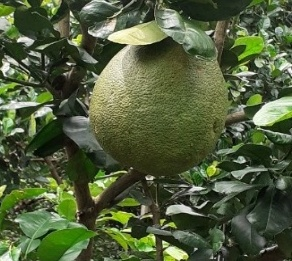
#> input picture XLA/test/Buoi_00086.jpg, 292 x 261 px
$ python -i Chapter3.py   (imports and definitions only)   (older library calls are emulated)
#> lines starting #> are read from the running program, lines starting #| are printed output that depends on the picture
#> further down, picture is the input picture: shape (261, 292, 3); mean B, G, R 60.6, 94.3, 81.4
import numpy as np
import cv2

L = 256

# 1
# [155 lines left out: functions Negative, Logarit, Power, PiecewiseLinear, Histogram, HistEqual and 3 more, not called in this run]

# 10
def GaussFilter(imgin):
    imgout = cv2.GaussianBlur(imgin,(43,43),7.0)
    return imgout

# 11
# [46 lines left out: functions BoxFilter, Threshold, MedianFilter, Sharpen, not called in this run]
# 15
def Gradient(imgin):
    sobel_x = np.array([[-1,-2,-1],[0,0,0],[1,2,1]])
    sobel_y = np.array([[-1,0,1],[-2,0,2],[-1,0,1]])

    # Đạo hàm cấp 1 theo hướng x
    mygx = cv2.filter2D(imgin, cv2.CV_32FC1, sobel_x)
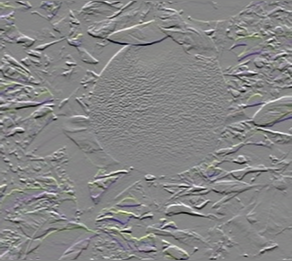
#> mygx: shape (261, 292, 3) float32; mean B, G, R 0, 0.1, 0.1; drawn with min black and max white
    # Đạo hàm cấp 1 theo hướng y
    mygy = cv2.filter2D(imgin, cv2.CV_32FC1, sobel_y)
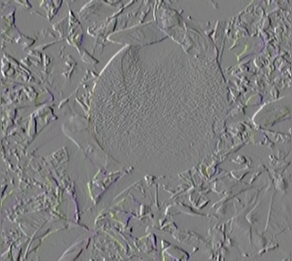
#> mygy: shape (261, 292, 3) float32; mean B, G, R -0.3, -0.7, -0.6; drawn with min black and max white

    # Lưu ý: cv2.Sobel có hướng x nằm ngang
    # ngược lại với sách Digital Image Processing
    gx = cv2.Sobel(imgin,cv2.CV_32FC1, dx = 1, dy = 0)
    gy = cv2.Sobel(imgin,cv2.CV_32FC1, dx = 0, dy = 1)

    imgout = abs(gx) + abs(gy)
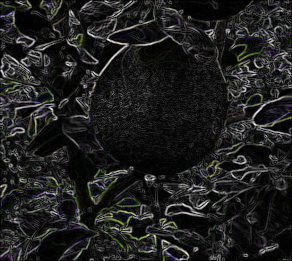
#> imgout: shape (261, 292, 3) float32; mean B, G, R 155.2, 157.5, 156.8; drawn with min black and max white
    imgout = np.clip(imgout, 0, L-1)
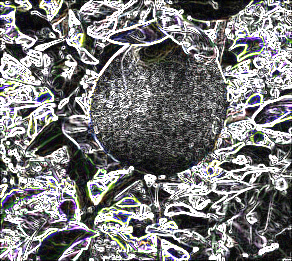
#> imgout: shape (261, 292, 3) float32; mean B, G, R 121.8, 121.5, 121.5
    imgout = imgout.astype(np.uint8)
    return imgout

>>> import cv2
>>> picture = cv2.imread('../test/Buoi_00086.jpg')
>>> result = Gradient(picture)
